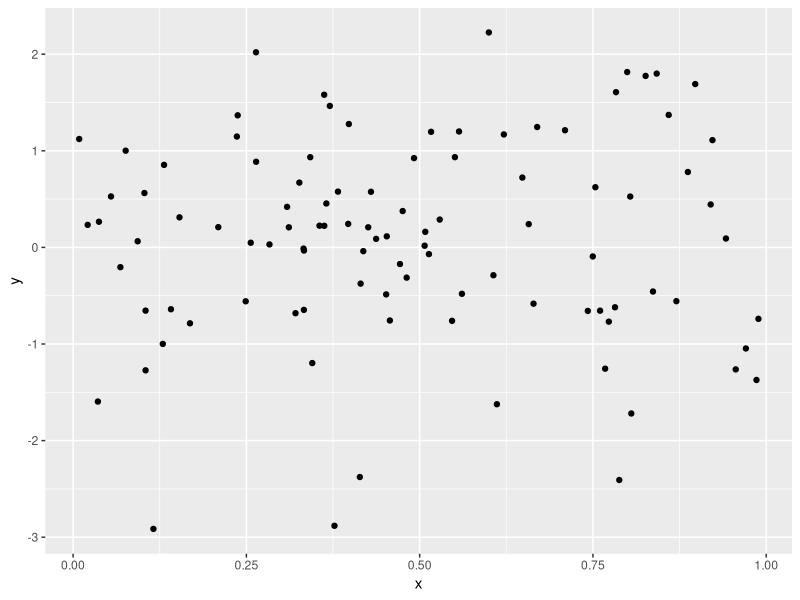
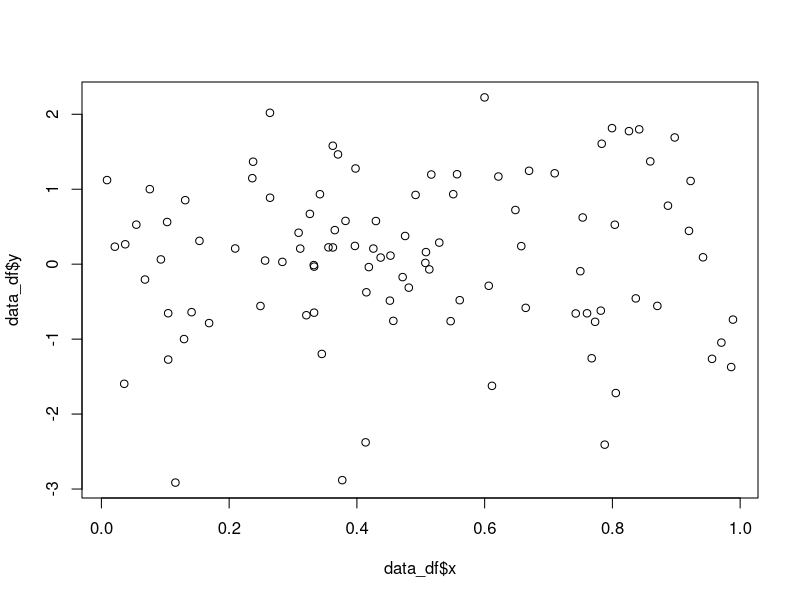
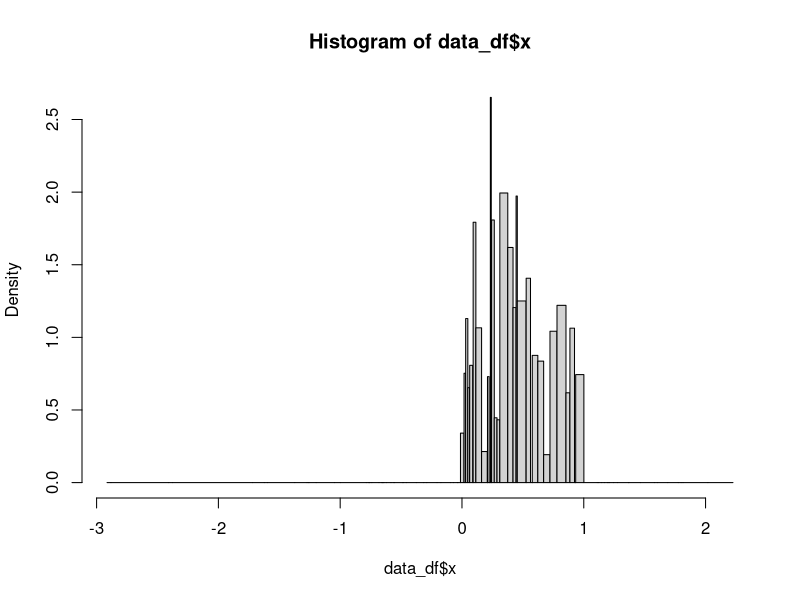

Recreate these plots in R, in order.
library(tidyverse)

data_df <- tibble(y = rnorm(100),
                  x = runif(100))

ggplot(data_df, aes( x = x, y = y)) + geom_point()
plot(data_df$x, data_df$y)

hist(data_df$x, data_df$y)